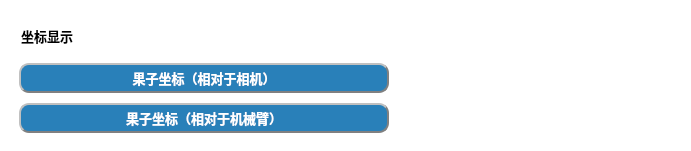
   <widget class="QFrame" name="frame_6">
    <property name="geometry">
     <rect>
      <x>440</x>
      <y>740</y>
      <width>691</width>
      <height>151</height>
     </rect>
    </property>
    <property name="autoFillBackground">
     <bool>false</bool>
    </property>
    <property name="styleSheet">
     <string notr="true">background-color: rgb(255, 255, 255);
border-style:outset;
border-radius:10px;</string>
    </property>
    <property name="frameShape">
     <enum>QFrame::StyledPanel</enum>
    </property>
    <property name="frameShadow">
     <enum>QFrame::Raised</enum>
    </property>
    <widget class="QWidget" name="gridLayoutWidget_3">
     <property name="geometry">
      <rect>
       <x>19</x>
       <y>19</y>
       <width>651</width>
       <height>121</height>
      </rect>
     </property>
     <layout class="QGridLayout" name="gridLayout_3">
      <item row="1" column="1">
       <widget class="QLabel" name="label_pixelcoords">
        <property name="minimumSize">
         <size>
          <width>100</width>
          <height>30</height>
         </size>
        </property>
        <property name="maximumSize">
         <size>
          <width>320</width>
          <height>30</height>
         </size>
        </property>
        <property name="font">
         <font>
          <family>微软雅黑</family>
          <pointsize>10</pointsize>
         </font>
        </property>
        <property name="styleSheet">
         <string notr="true">color: rgb(0, 0, 0);</string>
        </property>
        <property name="text">
         <string/>
        </property>
       </widget>
      </item>
      <item row="0" column="0">
       <widget class="QLineEdit" name="lineEdit_23">
        <property name="minimumSize">
         <size>
          <width>370</width>
          <height>30</height>
         </size>
        </property>
        <property name="maximumSize">
         <size>
          <width>320</width>
          <height>30</height>
         </size>
        </property>
        <property name="font">
         <font>
          <family>微软雅黑</family>
          <pointsize>10</pointsize>
          <weight>75</weight>
          <italic>false</italic>
          <bold>true</bold>
          <kerning>false</kerning>
         </font>
        </property>
        <property name="styleSheet">
         <string notr="true">color: rgb(0, 0, 0);</string>
        </property>
        <property name="text">
         <string notr="true">坐标显示</string>
        </property>
        <property name="maxLength">
         <number>80</number>
        </property>
        <property name="frame">
         <bool>false</bool>
        </property>
        <property name="dragEnabled">
         <bool>false</bool>
        </property>
        <property name="readOnly">
         <bool>true</bool>
        </property>
       </widget>
      </item>
      <item row="1" column="0">
       <widget class="QPushButton" name="pushButton_showPixelCoords">
        <property name="minimumSize">
         <size>
          <width>370</width>
          <height>30</height>
         </size>
        </property>
        <property name="maximumSize">
         <size>
          <width>370</width>
          <height>30</height>
         </size>
        </property>
        <property name="font">
         <font>
          <family>微软雅黑</family>
          <pointsize>10</pointsize>
          <weight>75</weight>
          <bold>true</bold>
         </font>
        </property>
        <property name="layoutDirection">
         <enum>Qt::LeftToRight</enum>
        </property>
        <property name="autoFillBackground">
         <bool>false</bool>
        </property>
        <property name="styleSheet">
         <string notr="true">color: rgb(255, 255, 255);
background-color: rgb(41, 128, 185);
border-radius:10px;
border:2px groove gray;
border-style:outset;</string>
        </property>
        <property name="text">
         <string>果子坐标（相对于相机）</string>
        </property>
       </widget>
      </item>
      <item row="2" column="0">
       <widget class="QPushButton" name="pushButton_showRealCoords">
        <property name="minimumSize">
         <size>
          <width>370</width>
          <height>30</height>
         </size>
        </property>
        <property name="maximumSize">
         <size>
          <width>300</width>
          <height>30</height>
         </size>
        </property>
        <property name="font">
         <font>
          <family>微软雅黑</family>
          <pointsize>10</pointsize>
          <weight>75</weight>
          <bold>true</bold>
         </font>
        </property>
        <property name="layoutDirection">
         <enum>Qt::LeftToRight</enum>
        </property>
        <property name="autoFillBackground">
         <bool>false</bool>
        </property>
        <property name="styleSheet">
         <string notr="true">background-color: rgb(41, 128, 185);
color: rgb(255, 255, 255);
border-radius:10px;
border:2px groove gray;
border-style:outset;</string>
        </property>
        <property name="text">
         <string>果子坐标（相对于机械臂）</string>
        </property>
       </widget>
      </item>
      <item row="2" column="1">
       <widget class="QLabel" name="label_realcoords">
        <property name="minimumSize">
         <size>
          <width>100</width>
          <height>30</height>
         </size>
        </property>
        <property name="maximumSize">
         <size>
          <width>320</width>
          <height>30</height>
         </size>
        </property>
        <property name="font">
         <font>
          <family>微软雅黑</family>
          <pointsize>10</pointsize>
         </font>
        </property>
        <property name="layoutDirection">
         <enum>Qt::LeftToRight</enum>
        </property>
        <property name="styleSheet">
         <string notr="true">color: rgb(0, 0, 0);</string>
        </property>
        <property name="text">
         <string/>
        </property>
       </widget>
      </item>
     </layout>
    </widget>
   </widget>
